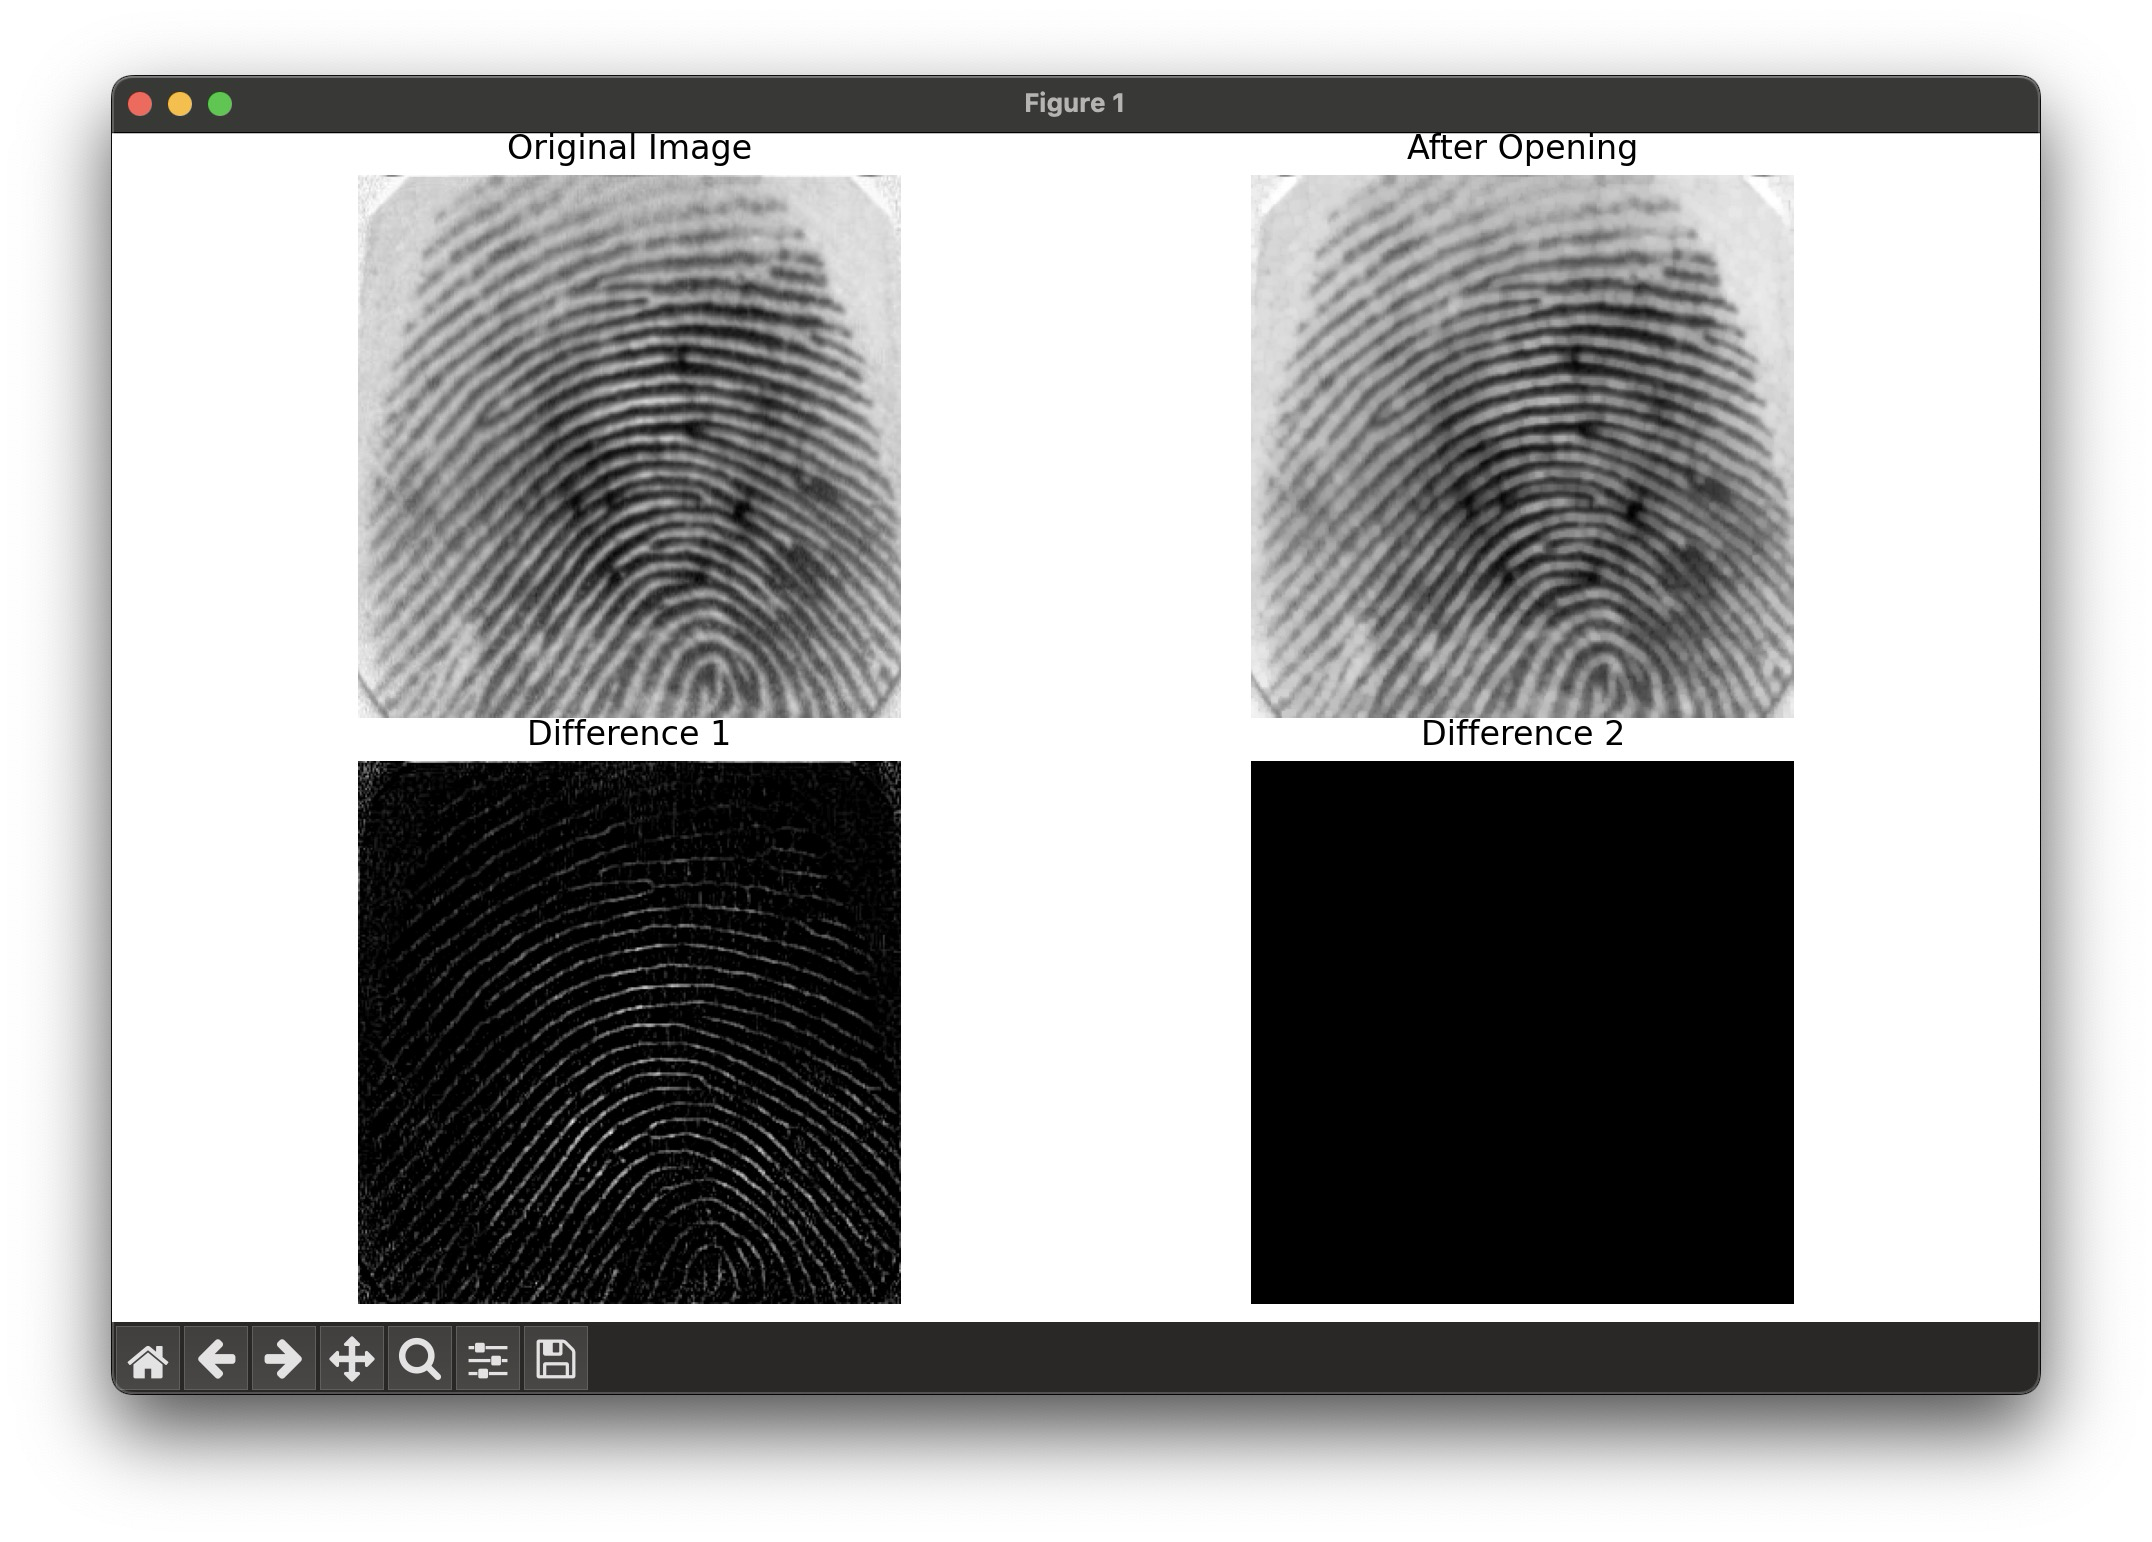

This chart was generated by the following Python code:
import cv2
import numpy as np
import matplotlib.pyplot as plt

# Loads image
image_file_path = "dataset/__generated__101_1.jpg"
image = cv2.imread(image_file_path, cv2.IMREAD_GRAYSCALE)

# Applies image processing
kernel = np.ones((3, 3), np.uint8)
opening = cv2.morphologyEx(image, cv2.MORPH_OPEN, kernel)
difference1 = cv2.subtract(image, opening)
difference2 = cv2.subtract(opening, image)

# Create a figure with subplots
fig, axs = plt.subplots(2, 2, figsize=(12, 10))

# Display the images
axs[0, 0].imshow(image, cmap="gray")
axs[0, 0].set_title("Original Image")

axs[0, 1].imshow(opening, cmap="gray")
axs[0, 1].set_title("After Opening")

axs[1, 0].imshow(difference1, cmap="gray")
axs[1, 0].set_title("Difference 1")

axs[1, 1].imshow(difference2, cmap="gray")
axs[1, 1].set_title("Difference 2")

# Remove axis ticks
for ax in axs.flat:
    ax.axis("off")

# Adjust the layout and display the plot
plt.tight_layout()
plt.show()
